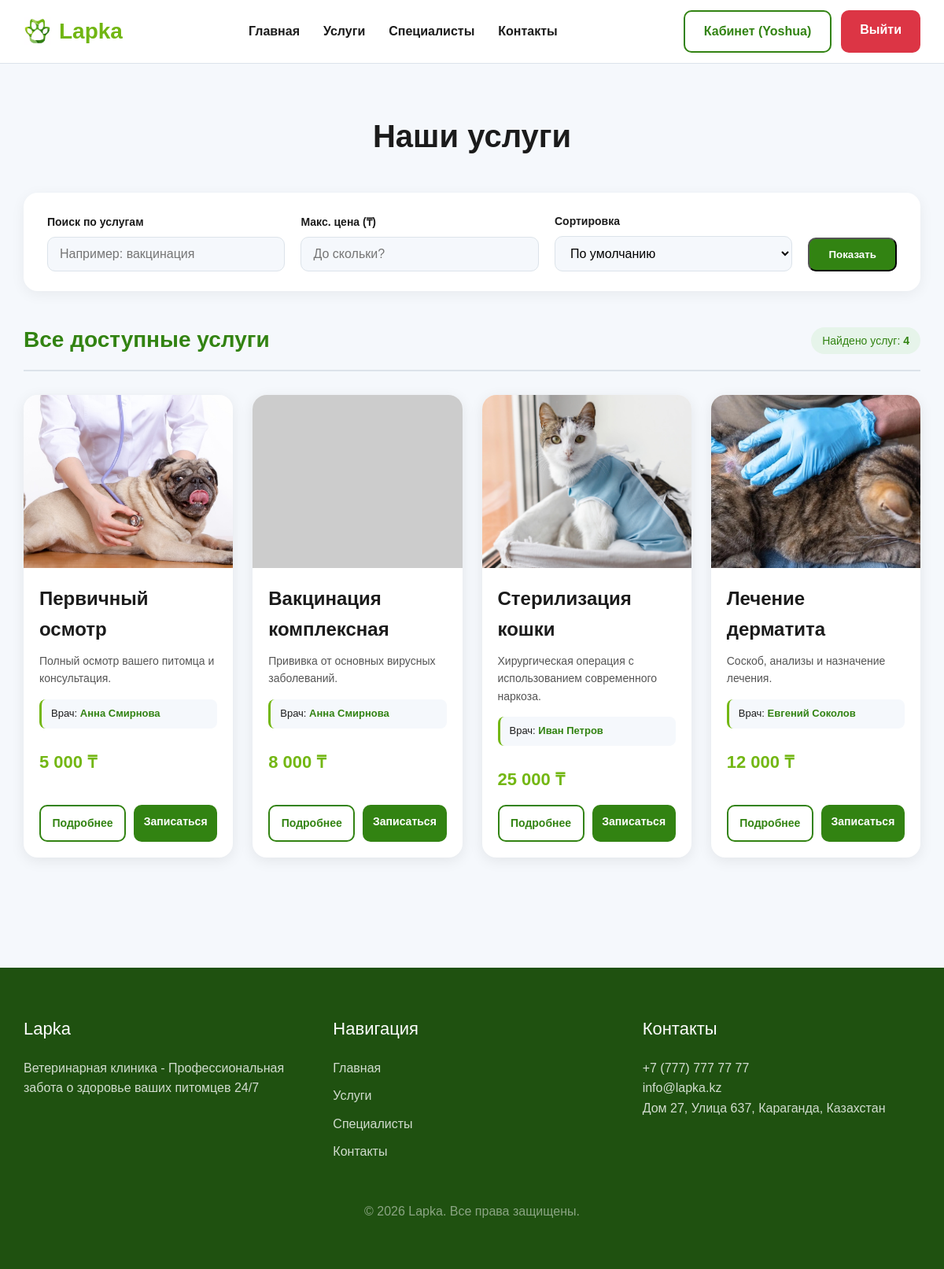
Screenshot of /catalog.php (signed in) with the database file from the repository.
### tables this page shows
CREATE TABLE `services` (
  `id` int NOT NULL,
  `name` varchar(150) NOT NULL,
  `description` text,
  `price` int NOT NULL,
  `image` varchar(100) NOT NULL,
  `doctor_id` int DEFAULT NULL
);

CREATE TABLE `doctors` (
  `id` int NOT NULL,
  `name` varchar(100) NOT NULL,
  `specialty` varchar(100) NOT NULL
);

### catalog.php (the view, shortened to what this page needs)
<?php
require_once 'config/db.php';
$search    = trim($_GET['search'] ?? '');
$max_price = intval($_GET['max_price'] ?? 0);
$sort      = $_GET['sort'] ?? 'id';
$params = [];
if ($sort === 'price_asc') {
    $order_sql = 'ORDER BY services.price ASC';
} elseif ($sort === 'price_desc') {
    $order_sql = 'ORDER BY services.price DESC';
} elseif ($sort === 'name') {
    $order_sql = 'ORDER BY services.name ASC';
} else {
    $order_sql = 'ORDER BY services.id ASC';
}
$sql = "SELECT services.*, doctors.name AS doctor_name "
     . "FROM services "
     . "LEFT JOIN doctors ON services.doctor_id = doctors.id ";
$sql .= $order_sql;
$stmt = $pdo->prepare($sql);
$stmt->execute($params);
$services = $stmt->fetchAll();
$count    = count($services);
?>
<!DOCTYPE html>
<html lang="ru">
<head>
  <link rel="stylesheet" href="css/style.css">
</head>
<body>
<?php include 'includes/header.php'; ?>
<section class="catalog-page">
  <div class="container">
    <h1 class="section-title">Наши услуги</h1>
    <div class="filter-panel">
      <form method="GET" action="catalog.php" class="filter-form">
        <div class="filter-group">
          <label for="search">Поиск по услугам</label>
          <input type="text" id="search" name="search" value="<?= htmlspecialchars($search) ?>" placeholder="Например: вакцинация">
        </div>
        <div class="filter-group">
          <label for="max_price">Макс. цена (₸)</label>
          <input type="number" id="max_price" name="max_price" value="<?= $max_price > 0 ? $max_price : '' ?>" placeholder="До скольки?">
        </div>
        <div class="filter-group">
          <label for="sort">Сортировка</label>
          <select id="sort" name="sort">
            <option value="id" <?= $sort==='id' ? 'selected' : '' ?>>По умолчанию</option>
          </select>
        </div>
        <div class="filter-actions">
          <button type="submit" class="btn btn-primary">Показать</button>
        </div>
      </form>
    </div>
    <div class="catalog-header">
      <h2><?= ($search || $max_price) ? 'Результаты поиска' : 'Все доступные услуги' ?></h2>
      <span class="catalog-count">Найдено услуг: <b><?= $count ?></b></span>
    </div>
    <?php if (empty($services)): ?>
      <div class="empty-state">
        <p>К сожалению, по вашему запросу ничего не найдено.</p>
        <a href="catalog.php" class="btn btn-primary" style="margin-top: 15px;">Сбросить фильтры</a>
      </div>
    <?php else: ?>
      <div class="cards">
        <?php foreach ($services as $s): ?>
          <div class="card">
            <img src="<?= htmlspecialchars($s['image']) ?>" alt="<?= htmlspecialchars($s['name']) ?>" onerror="this.onerror=null; this.src='https://via.placeholder.com/400x220?text=Услуга';">
            <div class="card-body">
              <h3><?= htmlspecialchars($s['name']) ?></h3>
              <p style="margin-bottom: 15px; font-size: 14px; color: #555;">
                <?= htmlspecialchars($s['description']) ?>
              </p>
              <div class="doctor-badge">
                 Врач: <span><?= htmlspecialchars($s['doctor_name'] ?? 'Не назначен') ?></span>
              </div>
              <div class="price">
                <?= number_format($s['price'], 0, '.', ' ') ?> ₸
              </div>
              <div class="card-actions" style="display: flex; gap: 10px; margin-top: auto;">
                <a href="detail.php?id=<?= $s['id'] ?>" class="btn btn-outline" style="flex: 1; text-align: center; padding: 10px 5px; font-size: 14px;">Подробнее</a>
                <a href="book.php?id=<?= $s['id'] ?>" class="btn btn-primary" style="flex: 1; text-align: center; padding: 10px 5px; font-size: 14px;">Записаться</a>
              </div>
            </div>
          </div>
        <?php endforeach; ?>
      </div>
    <?php endif; ?>
  </div>
</section>
<?php include 'includes/footer.php'; ?>
</body>
</html>

### css/style.css (style rules this page uses)
* { margin: 0; padding: 0; box-sizing: border-box; }
body { font-family: Arial, sans-serif; background: #f5f8fc; color: #1b1b1b; line-height: 1.6; }
.container { width: 1200px; max-width: 95%; margin: 0 auto; }
.btn { padding: 12px 24px; border-radius: 10px; text-decoration: none; font-weight: bold; transition: 0.2s; display: inline-block; }
.btn-primary { background: #328312; color: white; }
.btn-outline { border: 2px solid #328312; color: #328312; }
section { padding: 80px 0; }
.section-title { font-size: 40px; margin-bottom: 40px; text-align: center; }
.cards { display: grid; grid-template-columns: repeat(4, 1fr); gap: 25px; }
.card { background: white; border-radius: 18px; overflow: hidden; box-shadow: 0 4px 18px rgba(0,0,0,0.08); transition: 0.2s; display: flex; flex-direction: column; height: 100%; }
.card img { width: 100%; height: 220px; object-fit: cover; }
.card-body { padding: 20px; display: flex; flex-direction: column; flex-grow: 1; }
.card h3 { margin-bottom: 10px; font-size: 24px; }
.price { color: #73B713; font-size: 22px; font-weight: bold; margin: 15px 0; }
.catalog-page { padding: 60px 0; }
.filter-panel { background: white; padding: 25px 30px; border-radius: 18px; box-shadow: 0 4px 18px rgba(0,0,0,0.06); margin-bottom: 40px; }
.filter-form { display: flex; flex-wrap: wrap; gap: 20px; align-items: flex-end; }
.filter-group { display: flex; flex-direction: column; flex: 1; min-width: 200px; }
.filter-group label { font-weight: bold; margin-bottom: 8px; color: #1b1b1b; font-size: 14px; }
.filter-group input, .filter-group select { padding: 12px 15px; border-radius: 10px; border: 1px solid #dce3ea; font-size: 16px; outline: none; transition: 0.2s; background: #f5f8fc; }
.filter-actions { display: flex; gap: 10px; }
.catalog-header { display: flex; justify-content: space-between; align-items: center; margin-bottom: 30px; border-bottom: 2px solid #dce3ea; padding-bottom: 15px; }
.catalog-header h2 { font-size: 28px; color: #328312; }
.catalog-count { background: #e6f4ea; color: #328312; padding: 6px 14px; border-radius: 20px; font-size: 14px; }
.doctor-badge { background: #f5f8fc; padding: 8px 12px; border-radius: 8px; font-size: 13px; margin-bottom: 10px; border-left: 3px solid #73B713; }
.doctor-badge span { font-weight: bold; color: #328312; }

### rows the page displays
services: image (picture), name "Первичный осмотр", description "Полный осмотр вашего питомца и консультация.", doctor.name "Анна Смирнова", price "5 000"
services: name "Вакцинация комплексная", description "Прививка от основных вирусных заболеваний.", doctor.name "Анна Смирнова", price "8 000"
services: image (picture), name "Стерилизация кошки", description "Хирургическая операция с использованием современного наркоза.", doctor.name "Иван Петров", price "25 000"
services: image (picture), name "Лечение дерматита", description "Соскоб, анализы и назначение лечения.", doctor.name "Евгений Соколов", price "12 000"

### other values shown
$_SESSION['user_name'] "Yoshua"
$count "4"
